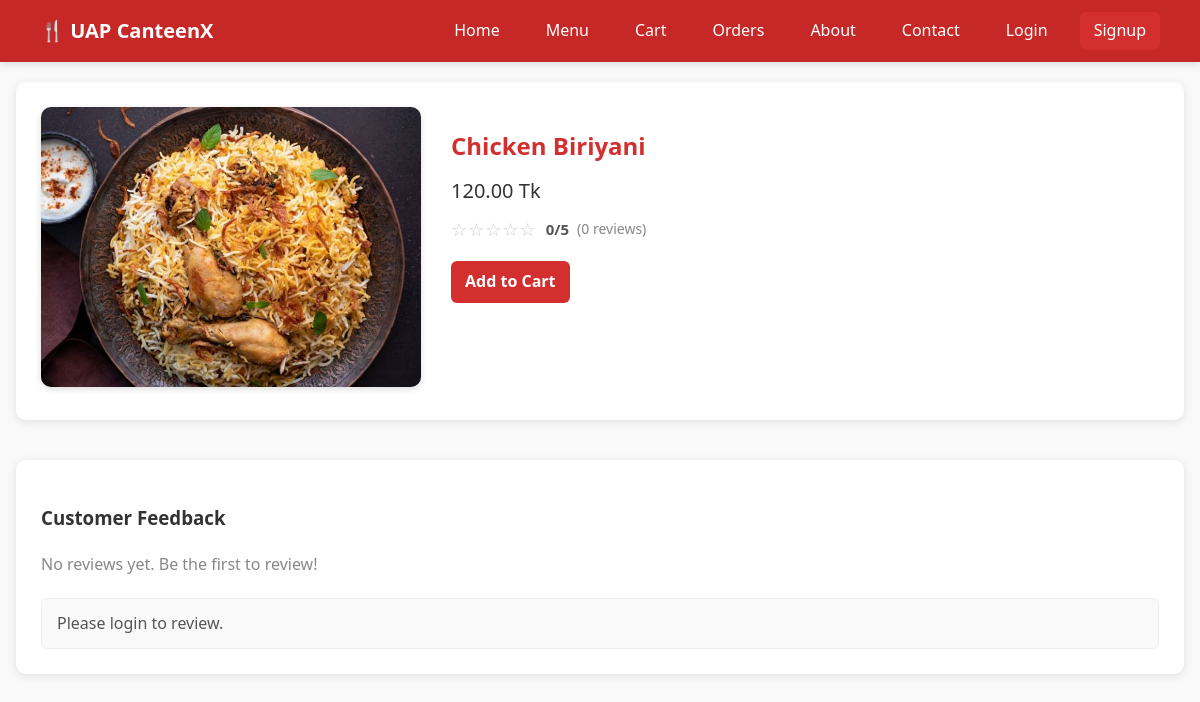
Before: /item/15/ with the older database file.
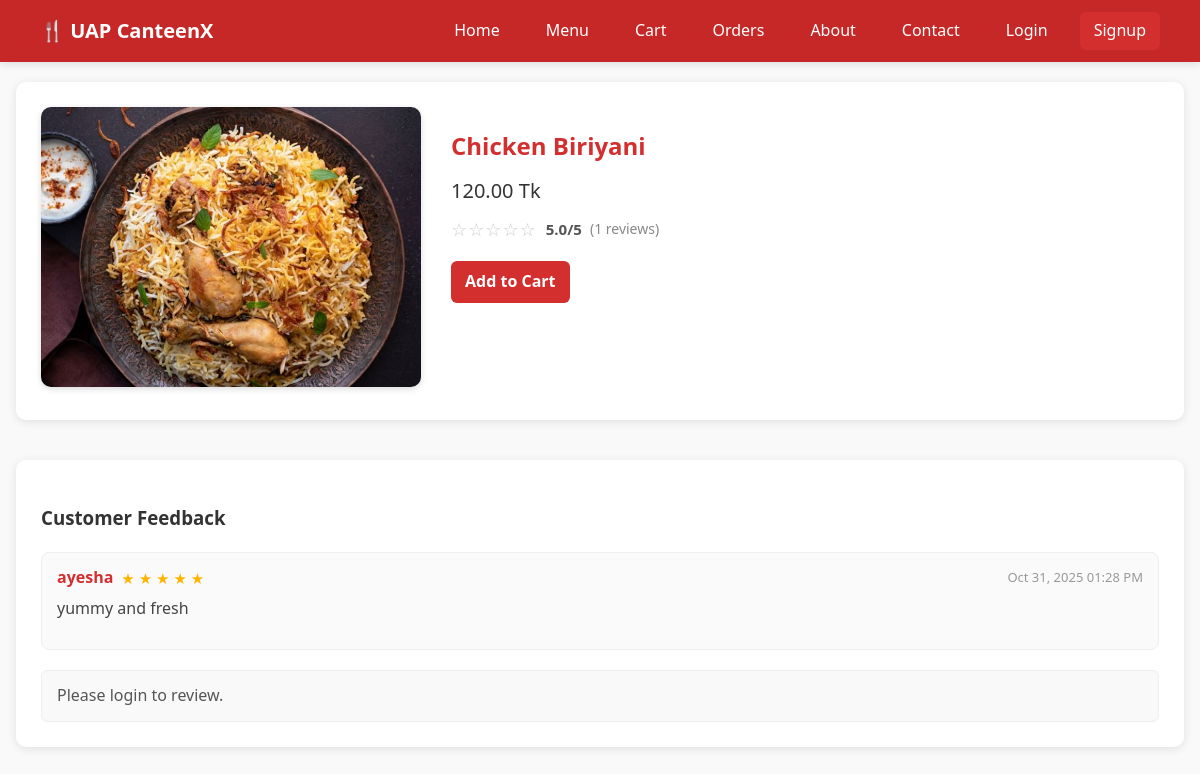
After: the same page with the newer database file.
### my_canteen/models.py (models this page shows, shortened)
class Review(models.Model):
    RATING_CHOICES = [(i, str(i)) for i in range(1, 6)]  # 1..5 stars
    user = models.ForeignKey(User, on_delete=models.CASCADE)
    item = models.ForeignKey(MenuItem, on_delete=models.CASCADE, related_name='reviews')
    rating = models.PositiveSmallIntegerField(choices=RATING_CHOICES, blank=True, null=True)
    feedback_title = models.CharField(max_length=100, blank=True, null=True)  # ✅ Optional title
    comment = models.TextField(blank=True, null=True)  # ✅ Feedback text
    is_public = models.BooleanField(default=True)  # ✅ Admin control (show/hide)
    created_at = models.DateTimeField(auto_now_add=True)
    updated_at = models.DateTimeField(auto_now=True)
    class Meta:
        unique_together = ('user', 'item')
        ordering = ('-created_at',)

### my_canteen/views.py (the view, shortened to what this page needs)
# urls.py: path('item/<int:item_id>/', views.item_detail, name='item_detail'),
def item_detail(request, item_id):
    item = get_object_or_404(MenuItem, id=item_id, is_active=True)
    reviews = Review.objects.filter(item=item).select_related("user").order_by("-created_at")
    agg = reviews.aggregate(avg=Avg("rating"), cnt=Count("id"))
    avg_rating = round(agg["avg"] or 0, 1)
    total_reviews = agg["cnt"] or 0
    can_review, already, form = False, False, None
    context = {
        "item": item,
        "reviews": reviews,
        "avg_rating": avg_rating,
        "total_reviews": total_reviews,
        "can_review": can_review,  # টেমপ্লেটে ফর্ম দেখানোর জন্য
        "already": already,      # "You already reviewed" দেখানোর জন্য
        "form": form,
    }
    return render(request, "my_canteen/item_detail.html", context)

### my_canteen/context_processors.py (called while the page is built)
def cart_count(request):
    cart = request.session.get("cart", {})
    return {"cart_count": sum(cart.values())}

### my_canteen/templates/my_canteen/item_detail.html (shortened to what this page needs)
{% extends "my_canteen/base.html" %}
{% block content %}
<div class="item-detail-container">
  <div class="item-image">
    {% if item.image %}
      <img src="{{ item.image.url }}" alt="{{ item.name }}">
    {% else %}
      <img src="https://via.placeholder.com/400x250" alt="Food">
    {% endif %}
  </div>
  <div class="item-info">
    <h2>{{ item.name }}</h2>
    <div class="item-price">{{ item.price }} Tk</div>
    <div class="item-rating">
      <span class="stars" title="{{ avg_rating }}/5">
        {% for i in "12345" %}
          {% if forloop.counter <= avg_rating|floatformat:0 %}
            <span class="star filled">★</span>
          {% else %}
            <span class="star">☆</span>
          {% endif %}
        {% endfor %}
      </span>
      <span class="avg">{{ avg_rating }}/5</span>
      <span class="count">({{ total_reviews }} reviews)</span>
    </div>
    {% if item.stock > 0 %}
      <a href="{% url 'add_to_cart' item.id %}" class="btn">Add to Cart</a>
    {% else %}
      <p class="out-of-stock">Out of Stock</p>
    {% endif %}
  </div>
</div>
<div class="feedback-section">
  <h3>Customer Feedback</h3>
  {% if reviews %}
    {% for r in reviews %}
      <div class="review-card">
        <div class="review-head">
          <strong>{{ r.user.username }}</strong>
          <span class="review-stars">
            {% for i in "12345" %}
              {% if forloop.counter <= r.rating %}<span class="star filled">★</span>
              {% else %}<span class="star">☆</span>{% endif %}
            {% endfor %}
          </span>
          <span class="review-date">{{ r.created_at|date:"M d, Y h:i A" }}</span>
        </div>
        {% if r.comment %}<p class="review-text">{{ r.comment }}</p>{% endif %}
      </div>
    {% endfor %}
  {% else %}
    <p class="muted">No reviews yet. Be the first to review!</p>
  {% endif %}
  {% if user.is_authenticated %}
    {% if can_review %}
      <hr class="divider">
      <form method="post" action="{% url 'submit_review' item.id %}" class="review-form card">
        {% csrf_token %}
        <div class="stars-input">{{ form.rating }}</div>
        <div class="textarea">{{ form.comment }}</div>
        <button class="btn btn-primary" type="submit">Submit Review</button>
      </form>
    {% elif already %}
      <div class="note">
        You already reviewed this item.
        <a class="link" href="{% url 'edit_review' item.id %}">Edit</a>
        <form method="post" action="{% url 'delete_review' item.id %}" class="inline">
          {% csrf_token %}
          <button type="submit" class="link link--danger">Delete</button>
        </form>
      </div>
    {% else %}
      <div class="note">You can review after your order is delivered.</div>
    {% endif %}
  {% else %}
    <div class="note">Please <a href="{% url 'login' %}?next={{ request.path }}">login</a> to review.</div>
  {% endif %}
</div>
{% endblock %}

Changed rows visible on the page:
added Review: user.username "ayesha", rating 5 (drawn), created_at "Oct 31, 2025 01:28 PM", comment "yummy and fresh"
Other visible differences:
{{ avg_rating }}: "0" → "5.0"
{{ total_reviews }}: "0" → "1"
text no longer shown: "No reviews yet. Be the first to review!"
